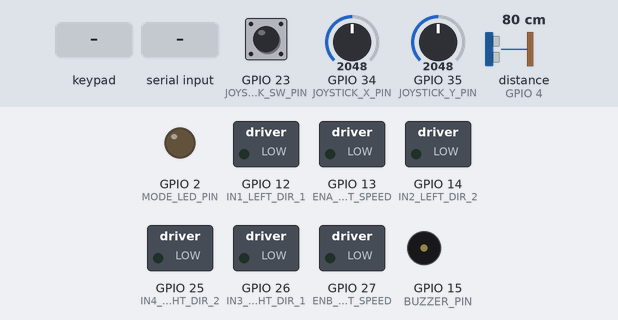
Recording of a sketch running on a simulated ESP32. Shown: switched loads named in the sketch (green lamp = pin HIGH), output pins drawn as LEDs (lit = HIGH), buzzer (waves = sounding, pin HIGH). Dashed ring = blinking. The inputs (shaded band) are chosen by the test bench; at power-on: GPIO 23 (JOYSTICK_SW_PIN) HIGH, distance to the obstacle (sensor on GPIO 4) 80 cm, GPIO 34 (JOYSTICK_X_PIN) = 2048, GPIO 35 (JOYSTICK_Y_PIN) = 2048. The echo pulse lasts 58.3 µs per cm; pins used as bus, display or sensor lines are not drawn; what the sketch prints to the serial monitor is not drawn.

Above: at 1.2 s.
1.3 s: GPIO 23 (JOYSTICK_SW_PIN) pulled LOW for 0.15 s
At 2.27 s:
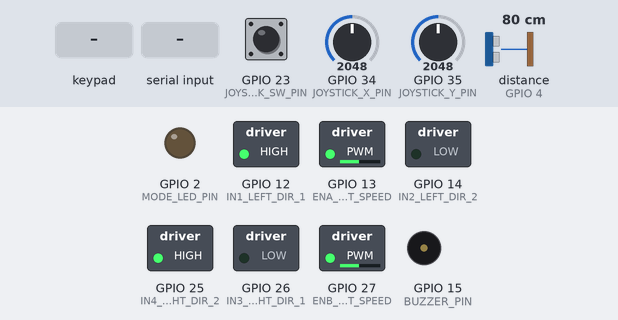
4.3 s: key '-' pressed
At 5.7 s:
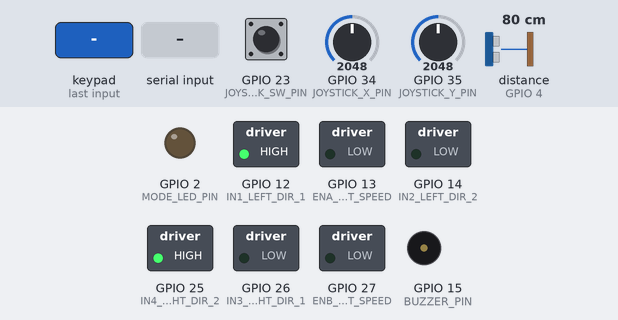
6.0 s: "Blind_mode\n" received over Serial
At 6.9 s:
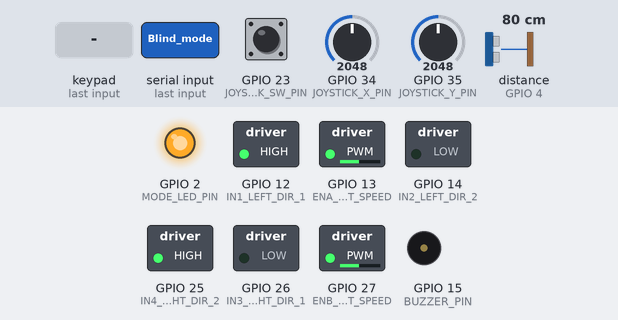
9.0 s: distance to the obstacle (sensor on GPIO 4) set to 22 cm
12.0 s: distance to the obstacle (sensor on GPIO 4) set to 19 cm
At 13.47 s:
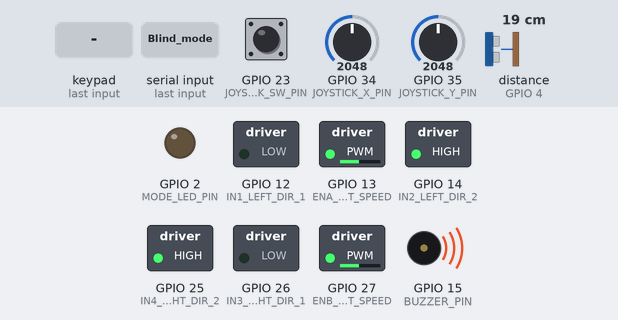
15.0 s: "Joystick_mode\n" received over Serial
At 17.2 s:
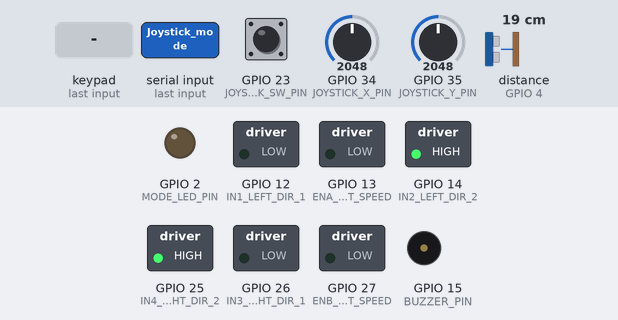
Timing chart, 0 to 18.7 s (numbered marks = the images above; inputs shaded):
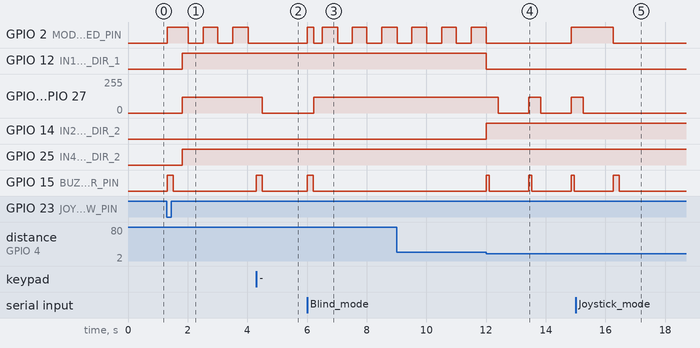

Measured:
- the behaviour switches between 21 and 20 cm on distance to the obstacle (sensor on GPIO 4) (found by bisection; images 3 and 4)
- after the input at 1.3 s, GPIO 2 (MODE_LED_PIN): LOW → HIGH at once, then repeats every 0.99 s: LOW 0.49 s, HIGH 0.49 s; GPIO 12 (IN1_LEFT_DIR_1), GPIO 25 (IN4_RIGHT_DIR_2): LOW → HIGH after 0.52 s; GPIO 13 (ENA_LEFT_SPEED), GPIO 27 (ENB_RIGHT_SPEED): 0/255 → 120/255 after 0.52 s; GPIO 15 (BUZZER_PIN): LOW → HIGH at once, → LOW 0.20 s later
- after the input at 4.3 s, GPIO 2 (MODE_LED_PIN): stays LOW (without the input it goes to HIGH after 0.22 s); GPIO 13 (ENA_LEFT_SPEED), GPIO 27 (ENB_RIGHT_SPEED): 120/255 → 0/255 after 0.21 s; GPIO 15 (BUZZER_PIN): LOW → HIGH at once, → LOW 0.20 s later
- after the input at 6.0 s, GPIO 2 (MODE_LED_PIN): goes HIGH 0.21 s, LOW 0.29 s, HIGH 0.52 s, LOW 0.49 s, HIGH 0.49 s, LOW 0.49 s, then HIGH, starting at once; GPIO 13 (ENA_LEFT_SPEED), GPIO 27 (ENB_RIGHT_SPEED): 0/255 → 120/255 after 0.22 s; GPIO 15 (BUZZER_PIN): LOW → HIGH at once, → LOW 0.20 s later
- after the input at 12.0 s, GPIO 12 (IN1_LEFT_DIR_1): HIGH → LOW at once; GPIO 13 (ENA_LEFT_SPEED), GPIO 27 (ENB_RIGHT_SPEED): alternates 120/255 for 0.40 s and 0/255 for 1.0 s, starting after 0.40 s; GPIO 14 (IN2_LEFT_DIR_2): LOW → HIGH at once; GPIO 15 (BUZZER_PIN): alternates HIGH for 0.10 s and LOW for 1.3 s, starting at once
- after the input at 15.0 s, GPIO 2 (MODE_LED_PIN): goes on until 16.3 s, then stays LOW; GPIO 13 (ENA_LEFT_SPEED), GPIO 27 (ENB_RIGHT_SPEED): goes on until 15.2 s, then stays 0/255

The sketch:

Motor_controller_2.ino
```cpp
#define CUSTOM_SETTINGS
#define INCLUDE_GAMEPAD_MODULE
#include <DabbleESP32.h>

// ------------------ L298N Motor Driver Pins ------------------
#define ENA_LEFT_SPEED 13
#define IN1_LEFT_DIR_1 12
#define IN2_LEFT_DIR_2 14

#define ENB_RIGHT_SPEED 27
#define IN3_RIGHT_DIR_1 26
#define IN4_RIGHT_DIR_2 25

// ------------------ Joystick Pins ------------------
#define JOYSTICK_X_PIN 34
#define JOYSTICK_Y_PIN 35
#define JOYSTICK_SW_PIN 23

// ------------------ Ultrasonic Sensor Pins ------------------
// Using a single sensor at the front, reusing the previous "left" pins.
#define ULTRASONIC_FRONT_TRIG 5
#define ULTRASONIC_FRONT_ECHO 4
// Removed the right ultrasonic sensor definitions.

// ------------------ Indicators ------------------
#define MODE_LED_PIN 2   // Onboard LED (GPIO 2)
#define BUZZER_PIN 15    // Active buzzer pin

// ------------------ Constants and State ------------------
const int baseSpeed = 120;
bool blindMode = false; // false = Joystick_mode (Manual), true = Blind_mode (Auto Avoidance)
bool lastSwitchState = HIGH;

// ------------------ Function Declarations ------------------
void drive(int leftSpeed, int rightSpeed);
void stopMotors();
long readDistance(int trigPin, int echoPin);
void blindGuidanceMode();
void beep(int duration);
void setMode(bool newMode, const char* source);

void setup() {
  // Serial communication is essential for the RX/TX state change
  Serial.begin(115200);
  Dabble.begin("Sakhi");

  // Motor setup
  pinMode(IN1_LEFT_DIR_1, OUTPUT);
  pinMode(IN2_LEFT_DIR_2, OUTPUT);
  pinMode(IN3_RIGHT_DIR_1, OUTPUT);
  pinMode(IN4_RIGHT_DIR_2, OUTPUT);

  // Joystick button
  pinMode(JOYSTICK_SW_PIN, INPUT_PULLUP);

  // Ultrasonic sensor (Front only)
  pinMode(ULTRASONIC_FRONT_TRIG, OUTPUT);
  pinMode(ULTRASONIC_FRONT_ECHO, INPUT);

  // LED + Buzzer
  pinMode(MODE_LED_PIN, OUTPUT);
  pinMode(BUZZER_PIN, OUTPUT);
  digitalWrite(MODE_LED_PIN, LOW);
  digitalWrite(BUZZER_PIN, LOW);

  Serial.println("\n=== System Initialised ===");
  Serial.println("Send 'Blind_mode' or 'Joystick_mode' via Serial to switch modes.");
  setMode(blindMode, "Initialization");
}

void loop() {
  Dabble.processInput();

  // ---------- Mode Toggle via Serial RX (NEW LOGIC) ----------
  // Checks for incoming data on the RX line
  if (Serial.available() > 0) {
    String command = Serial.readStringUntil('\n'); // Read incoming serial command until newline
    command.trim(); // Remove leading/trailing whitespace

    if (command.equalsIgnoreCase("Blind_mode")) {
      setMode(true, "Serial RX");
    } else if (command.equalsIgnoreCase("Joystick_mode")) {
      setMode(false, "Serial RX");
    }
  }

  // ---------- Mode Toggle via Joystick Button (TOGGLE FUNCTION) ----------
  bool swState = digitalRead(JOYSTICK_SW_PIN);
  if (swState == LOW && lastSwitchState == HIGH) {
    setMode(!blindMode, "Joystick Button");
    delay(300); // Debounce delay
  }
  lastSwitchState = swState;

  // ---------- Mode Toggle via Dabble (TOGGLE FUNCTION) ----------
  if (GamePad.isSelectPressed()) {
    setMode(!blindMode, "Dabble Select");
    delay(300); // Debounce delay
  }

  // ---------- Mode Handling ----------
  if (blindMode) {
    blindGuidanceMode();
  } else {
    // Manual Control Section (Joystick_mode)
    int joyX = analogRead(JOYSTICK_X_PIN);
    int joyY = analogRead(JOYSTICK_Y_PIN);
    int mappedX = map(joyX, 0, 4095, -255, 255);
    int mappedY = map(joyY, 0, 4095, -255, 255);
    bool dabbleActive = false;

    // Dabble manual control
    if (GamePad.isUpPressed()) { drive(baseSpeed, baseSpeed); dabbleActive = true; }
    else if (GamePad.isDownPressed()) { drive(-baseSpeed, -baseSpeed); dabbleActive = true; }
    else if (GamePad.isLeftPressed()) { drive(-baseSpeed / 1.2, baseSpeed / 1.2); dabbleActive = true; }
    else if (GamePad.isRightPressed()) { drive(baseSpeed / 1.2, -baseSpeed / 1.2); dabbleActive = true; }
    else if (GamePad.isStartPressed()) { stopMotors(); dabbleActive = true; }

    // Analog joystick control
    if (!dabbleActive) {
      int threshold = 100;
      if (abs(mappedY) > threshold || abs(mappedX) > threshold) {
        int leftSpeed = constrain(mappedY + mappedX, -255, 255);
        int rightSpeed = constrain(mappedY - mappedX, -255, 255);
        drive(leftSpeed, rightSpeed);
      } else {
        stopMotors();
      }
    }
  }

  delay(20);
}

// ------------------ State Change Function ------------------
// Helper function to handle mode changes cleanly
void setMode(bool newMode, const char* source) {
    if (blindMode != newMode) {
        blindMode = newMode;
        digitalWrite(MODE_LED_PIN, blindMode ? HIGH : LOW);
        beep(200);

        if (blindMode) {
            Serial.print("\n=== 🤖 Blind Guidance Mode ACTIVATED (via ");
            Serial.print(source);
            Serial.println(") ===");
        } else {
            Serial.print("\n=== 🕹 Joystick Mode ACTIVATED (via ");
            Serial.print(source);
            Serial.println(") ===");
            stopMotors();
        }
    }
}

// ------------------ Motor Functions (Unchanged) ------------------
void drive(int leftSpeed, int rightSpeed) {
  leftSpeed = constrain(leftSpeed, -255, 255);
  rightSpeed = constrain(rightSpeed, -255, 255);

  // Left Motor
  if (leftSpeed >= 0) {
    digitalWrite(IN1_LEFT_DIR_1, HIGH);
    digitalWrite(IN2_LEFT_DIR_2, LOW);
  } else {
    digitalWrite(IN1_LEFT_DIR_1, LOW);
    digitalWrite(IN2_LEFT_DIR_2, HIGH);
  }

  // Right Motor
  if (rightSpeed >= 0) {
    digitalWrite(IN3_RIGHT_DIR_1, HIGH);
    digitalWrite(IN4_RIGHT_DIR_2, LOW);
  } else {
    digitalWrite(IN3_RIGHT_DIR_1, LOW);
    digitalWrite(IN4_RIGHT_DIR_2, HIGH);
  }

  analogWrite(ENA_LEFT_SPEED, abs(leftSpeed));
  analogWrite(ENB_RIGHT_SPEED, abs(rightSpeed));
}

void stopMotors() {
  analogWrite(ENA_LEFT_SPEED, 0);
  analogWrite(ENB_RIGHT_SPEED, 0);
}

// ------------------ Ultrasonic Functions (Unchanged) ------------------
long readDistance(int trigPin, int echoPin) {
  // Clears the trig pin condition
  digitalWrite(trigPin, LOW);
  delayMicroseconds(2);
  // Sets the trig pin high for 10 microseconds
  digitalWrite(trigPin, HIGH);
  delayMicroseconds(10);
  digitalWrite(trigPin, LOW);
  // Reads the echo pin, returns the sound wave travel time in microseconds
  long duration = pulseIn(echoPin, HIGH, 30000); // Timeout after 30ms
  // Calculating the distance (speed of sound = 0.034 cm/us)
  long distance = duration * 0.034 / 2;
  // Return a large number if reading failed (0)
  return distance > 0 ? distance : 999;
}

// ------------------ Blind Guidance Mode (Single Sensor Logic) ------------------
void blindGuidanceMode() {
  // Read distance from the single front sensor
  long frontDist = readDistance(ULTRASONIC_FRONT_TRIG, ULTRASONIC_FRONT_ECHO);
  long threshold = 20; // Stop/Avoidance threshold in cm

  Serial.print("Front Distance: "); Serial.print(frontDist); Serial.println(" cm");

  // LED blink for activity
  digitalWrite(MODE_LED_PIN, millis() / 500 % 2);

  if (frontDist < threshold) {
    Serial.println("⚠️ Obstacle Detected! Stopping and Reversing.");
    // Single sensor avoidance: reverse, then try to turn/stop if necessary
    drive(-baseSpeed, -baseSpeed);
    beep(100);
    delay(300);
    stopMotors();
    delay(1000);
    // After reversing, a human operator would typically take over or the robot
    // could implement a simple turn-in-place logic (e.g., turn right) for 500ms
    // drive(baseSpeed, -baseSpeed);
    // delay(500);
    // stopMotors();

  }
  else {
    // No obstacles, move straight
    drive(baseSpeed, -baseSpeed);
    digitalWrite(BUZZER_PIN, LOW); // Silence buzzer if clear
  }
}

// ------------------ Buzzer Helper (Unchanged) ------------------
void beep(int duration) {
  digitalWrite(BUZZER_PIN, HIGH);
  delay(duration);
  digitalWrite(BUZZER_PIN, LOW);
}
```
